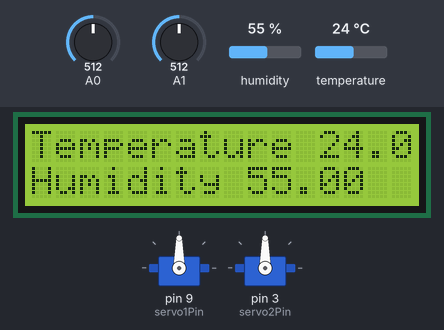
A sketch run on a simulated Arduino Uno, built with avr-gcc and run on an emulated ATmega328P. Shown: 16×2 character LCD, 2 × servo. Inputs (shaded band) come from the test bench; at power-on: humidity 55 %, temperature 24 °C, A0 = 512, A1 = 512. What the sketch prints to the serial monitor is not drawn.

Above: at 1.6 s.
1.7 s: humidity set to 22 %
At 3.0 s:
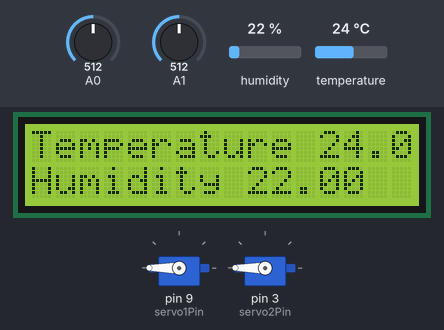
3.5 s: temperature set to 12 °C
At 4.7 s:
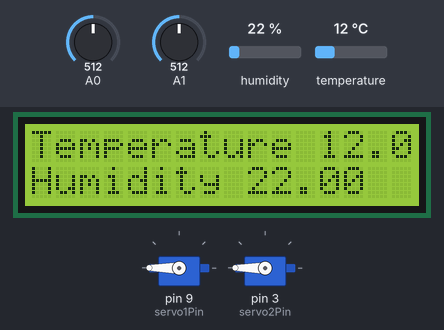
5.5 s: humidity set to 40 %
At 7.2 s:
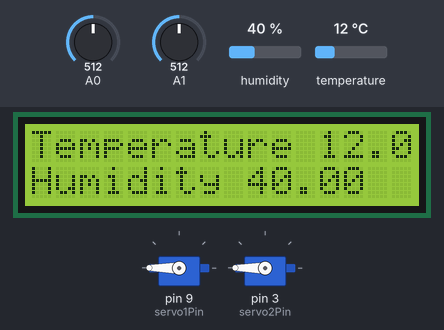
7.5 s: temperature set to 19 °C
At 9.0 s:
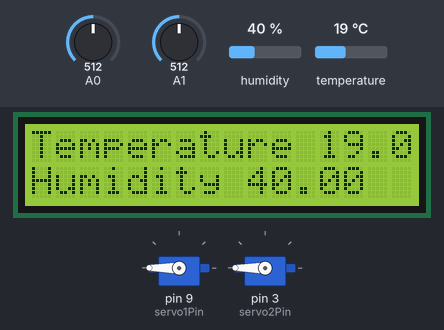
Timing chart, 0 to 10.5 s (numbered marks = the images above; inputs shaded):
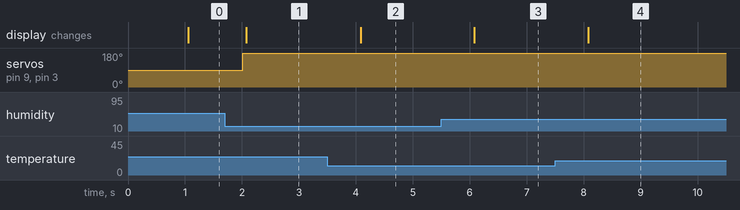

Measured:
- after the input at 1.7 s, the display: changes after 0.38 s (image 1)
- after the input at 3.5 s, the display: changes after 0.58 s (image 2)
- after the input at 5.5 s, the display: changes after 0.58 s (image 3)
- after the input at 7.5 s, the display: changes after 0.58 s (image 4)

The sketch:

Final_Code_Sensor.ino
```cpp
//DHT
#include <dht.h>
dht DHT;
#define DHT11_PIN 7
//DHT

//LCD
#include <Wire.h>                  // Include Wire library (required for I2C devices)
#include <LiquidCrystal_I2C.h>     // Include LiquidCrystal_I2C library
 LiquidCrystal_I2C lcd(0x27, 16, 2);  // Configure LiquidCrystal_I2C library with 0x27 address, 16 columns and 2 rows
//LCD

//Servo library
#include <Servo.h> // Declare the Servo pin
Servo servo1;
Servo servo2;
const int servo1Pin = 9;// Create a servo object
const int servo2Pin = 3;
//Servo Library

unsigned long prevtime_t1= millis();
//unsigned long prevtime_t2= millis();
unsigned long prevtime_t3= millis();
unsigned long prevtime_t4= millis();
//unsigned long prevtime_t5= millis();

long interval_t1 = 1000;
//long interval_t2 = 2000;
long interval_t3 = 2000;
long interval_t4 = 500;
//long interval_t5 = 1000;

void setup() {
    Serial.begin(9600);
    lcd.init();                        // Initialize I2C LCD module
    lcd.backlight();                   // Turn backlight ON
    servo1.attach(servo1Pin);
    servo2.attach(servo2Pin);

}

void loop() {

  unsigned long currentTime = millis();
  //DHT
  if (currentTime - prevtime_t1 > interval_t1)
    {
    int chk = DHT.read11(DHT11_PIN);

    Serial.print("Temperature =");
    Serial.print(DHT.temperature);
    Serial.print("Humidity =");
    Serial.print(DHT.humidity);

   // SDA to A4 and SCL to A5
    lcd.setCursor(0, 0);
    lcd.print("Temperature ");
    lcd.print(DHT.temperature);
    lcd.setCursor(0, 1);
    lcd.print("Humidity ");
    lcd.print(DHT.humidity);
    //delay(1000);

    prevtime_t1 = currentTime;
    }

  //UV and Rain Sensor
  if (currentTime - prevtime_t3 > interval_t3)
    {
    int rainsensor = analogRead(A0);// print out the value you read:
   Serial.println("           ");
   Serial.print("rainsensor= ");
   Serial.print(rainsensor);
   //delay(200);        // delay in between reads for stability


  int uvsensor = analogRead(A1);// print out the value you read:
  Serial.println("           ");
  Serial.print("uvsensor=");
  Serial.print(uvsensor); // UV Sensor Value
  Serial.println("           ");
  Serial.println("           ");

    if(rainsensor < 700 || uvsensor > 250){
    servo1.write(0);
    servo1.write(180);
    servo2.write(0);
    servo2.write(180);
    }
    else {
    servo1.write(180);
    servo1.write(0);
    servo2.write(180);
    servo2.write(0);
     }
    prevtime_t3 = currentTime;
    }
    }
```
